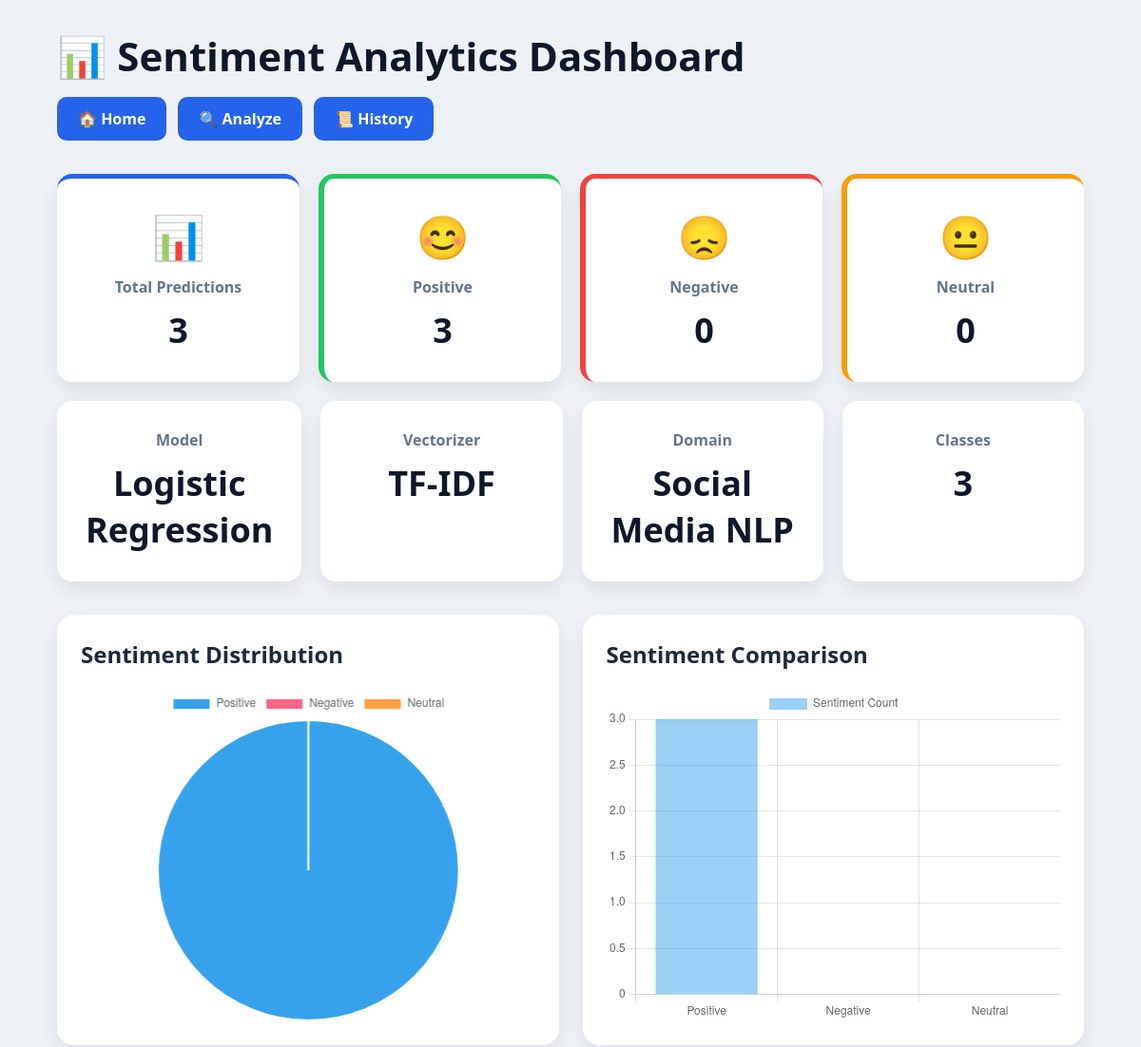
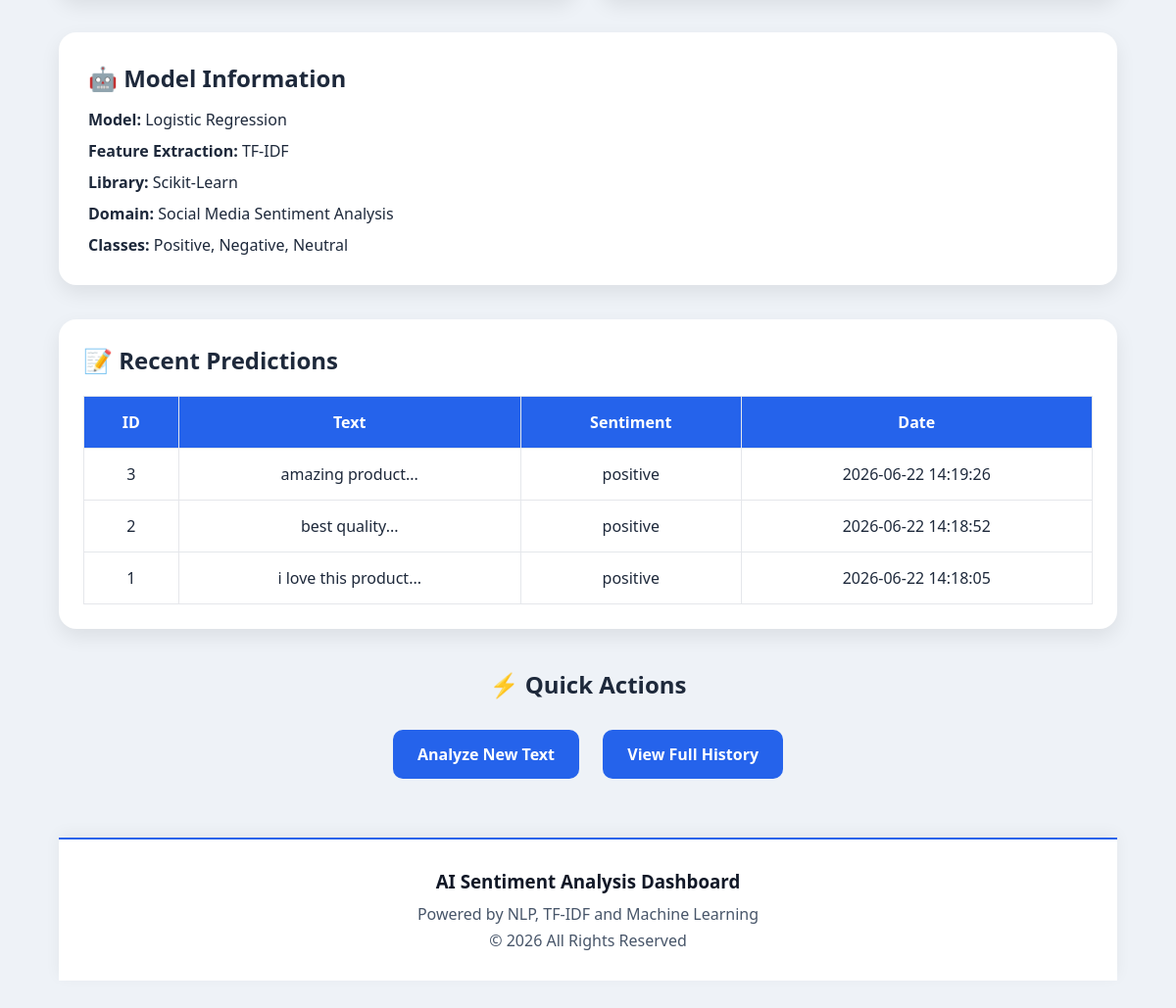
/dashboard, run on the app's committed database (2 pictures, top to bottom).
### tables this page shows
CREATE TABLE history(
    id INTEGER PRIMARY KEY AUTOINCREMENT,
    text TEXT NOT NULL,
    sentiment TEXT NOT NULL,
    created_at TIMESTAMP DEFAULT CURRENT_TIMESTAMP
);

### app.py (the view)
@app.route("/dashboard")
def dashboard():
    conn = sqlite3.connect("database/sentiment.db")
    cursor = conn.cursor()
    cursor.execute("SELECT COUNT(*) FROM history")
    total = cursor.fetchone()[0]
    cursor.execute(
        "SELECT COUNT(*) FROM history WHERE sentiment='positive'"
    )
    positive = cursor.fetchone()[0]
    cursor.execute(
        "SELECT COUNT(*) FROM history WHERE sentiment='negative'"
    )
    negative = cursor.fetchone()[0]
    cursor.execute(
        "SELECT COUNT(*) FROM history WHERE sentiment='neutral'"
    )
    neutral = cursor.fetchone()[0]
    cursor.execute("""
        SELECT id, text, sentiment, created_at
        FROM history
        ORDER BY id DESC
        LIMIT 10
    """)
    recent_predictions = cursor.fetchall()
    conn.close()
    return render_template(
        "dashboard.html",
        total=total,
        positive=positive,
        negative=negative,
        neutral=neutral,
        recent_predictions=recent_predictions
    )

### templates/dashboard.html (shortened to what this page needs)
<!DOCTYPE html>
<html lang="en">
<head>
    <link rel="stylesheet"
          href="{{ url_for('static', filename='dashboard.css') }}">
</head>
<body>
<div class="container">
    <div class="header">
        <h1>📊 Sentiment Analytics Dashboard</h1>
        <div class="header-buttons">
            <a href="/" class="home-btn">
                🏠 Home
            </a>
            <a href="/analyze" class="analyze-btn">
                🔍 Analyze
            </a>
            <a href="/history" class="history-btn">
                📜 History
            </a>
        </div>
    </div>
    <div class="cards">
    <div class="card total">
        <div class="icon">📊</div>
        <h3>Total Predictions</h3>
        <h2>{{ total }}</h2>
    </div>
    <div class="card positive">
        <div class="icon">😊</div>
        <h3>Positive</h3>
        <h2>{{ positive }}</h2>
    </div>
    <div class="card negative">
        <div class="icon">😞</div>
        <h3>Negative</h3>
        <h2>{{ negative }}</h2>
    </div>
    <div class="card neutral">
        <div class="icon">😐</div>
        <h3>Neutral</h3>
        <h2>{{ neutral }}</h2>
    </div>
</div>
    <div class="cards">
        <div class="card">
            <h3>Model</h3>
            <h2>Logistic Regression</h2>
        </div>
        <div class="card">
            <h3>Vectorizer</h3>
            <h2>TF-IDF</h2>
        </div>
        <div class="card">
            <h3>Domain</h3>
            <h2>Social Media NLP</h2>
        </div>
        <div class="card">
            <h3>Classes</h3>
            <h2>3</h2>
        </div>
    </div>
    <div class="chart-container">
        <div class="chart-box">
            <h2>Sentiment Distribution</h2>
            <canvas id="pieChart" width="350" height="350"></canvas>
        </div>
        <div class="chart-box">
            <h2>Sentiment Comparison</h2>
            <canvas id="barChart" width="350" height="350"></canvas>
        </div>
    </div>
    <div class="model-info">
        <h2>🤖 Model Information</h2>
        <p><b>Model:</b> Logistic Regression</p>
        <p><b>Feature Extraction:</b> TF-IDF</p>
        <p><b>Library:</b> Scikit-Learn</p>
        <p><b>Domain:</b> Social Media Sentiment Analysis</p>
        <p><b>Classes:</b> Positive, Negative, Neutral</p>
    </div>
    <div class="history">
        <h2>📝 Recent Predictions</h2>
        <table>
            <tr>
                <th>ID</th>
                <th>Text</th>
                <th>Sentiment</th>
                <th>Date</th>
            </tr>
            {% for row in recent_predictions %}
            <tr>
                <td>{{ row[0] }}</td>
                <td>{{ row[1][:80] }}...</td>
                <td>{{ row[2] }}</td>
                <td>{{ row[3] }}</td>
            </tr>
            {% endfor %}
        </table>
    </div>
    <div class="quick-actions">
        <h2>⚡ Quick Actions</h2>
        <a href="/analyze">
            Analyze New Text
        </a>
        <a href="/history">
            View Full History
        </a>
    </div>
    <footer>
        <h3>AI Sentiment Analysis Dashboard</h3>
        <p>
            Powered by NLP, TF-IDF and Machine Learning
        </p>
        <p>
            © 2026 All Rights Reserved
        </p>
    </footer>
</div>
<script>
const positive = {{ positive }};
const negative = {{ negative }};
const neutral = {{ neutral }};
// Pie Chart
new Chart(
    document.getElementById('pieChart'),
    {
        type: 'pie',
        data: {
            labels: [
                'Positive',
                'Negative',
                'Neutral'
            ],
            datasets: [{
                data: [
                    positive,
                    negative,
                    neutral
                ]
            }]
        }
    }
);
// Bar Chart
new Chart(
    document.getElementById('barChart'),
    {
        type: 'bar',
        data: {
            labels: [
                'Positive',
                'Negative',
                'Neutral'
            ],
            datasets: [{
                label: 'Sentiment Count',
                data: [
                    positive,
                    negative,
                    neutral
                ]
            }]
        }
    }
);
</script>
</body>
</html>

### static/dashboard.css (style rules this page uses)
* { margin: 0; padding: 0; box-sizing: border-box; font-family: 'Segoe UI', sans-serif; }
body { background: #eef2f7; color: #1e293b; }
.container { width: 90%; margin: auto; padding: 30px 0; }
.header { display: flex; justify-content: space-between; align-items: center; margin-bottom: 35px; flex-wrap: wrap; gap: 15px; }
.header h1 { font-size: 42px; font-weight: 800; color: #0f172a; }
.header-buttons { display: flex; gap: 12px; }
.home-btn, .analyze-btn, .history-btn { text-decoration: none; background: #2563eb; color: white; padding: 12px 22px; border-radius: 10px; font-weight: 600; transition: .3s; }
.cards { display: grid; grid-template-columns: repeat(4, 1fr); gap: 20px; margin-bottom: 20px; }
.card { background: white; padding: 28px; border-radius: 18px; text-align: center; box-shadow: 0 8px 20px rgba(0, 0, 0, .08); transition: .3s; }
.card h3 { color: #64748b; margin-bottom: 10px; }
.card h2 { font-size: 32px; color: #0f172a; }
.positive { border-left: 6px solid #22c55e; }
.negative { border-left: 6px solid #ef4444; }
.neutral { border-left: 6px solid #f59e0b; }
.chart-container { display: grid; grid-template-columns: 1fr 1fr; gap: 25px; margin-top: 35px; }
.chart-box { background: white; padding: 25px; border-radius: 18px; box-shadow: 0 8px 20px rgba(0, 0, 0, .08); }
.chart-box h2 { margin-bottom: 20px; }
.chart-box canvas { max-height: 350px !important; }
.model-info { margin-top: 35px; background: white; padding: 30px; border-radius: 18px; box-shadow: 0 8px 20px rgba(0, 0, 0, .08); }
.model-info h2 { margin-bottom: 15px; }
.model-info p { margin-top: 10px; font-size: 16px; }
.history { margin-top: 35px; background: white; padding: 25px; border-radius: 18px; box-shadow: 0 8px 20px rgba(0, 0, 0, .08); }
.history h2 { margin-bottom: 20px; }
table { width: 100%; border-collapse: collapse; }
table th { background: #2563eb; color: white; }
table th, table td { padding: 15px; border: 1px solid #e5e7eb; text-align: center; }
.quick-actions { margin-top: 40px; text-align: center; }
.quick-actions h2 { margin-bottom: 20px; }
.quick-actions a { display: inline-block; margin: 10px; padding: 14px 25px; background: #2563eb; color: white; text-decoration: none; border-radius: 10px; font-weight: 600; transition: .3s; }
footer { margin-top: 50px; text-align: center; padding: 30px; background: white; color: #111827; border-top: 2px solid #2563eb; box-shadow: 0 -4px 15px rgba(0, 0, 0, .05); }
footer h3 { color: #111827; margin-bottom: 10px; }
footer p { color: #475569; margin-top: 5px; }
.card { background: white; padding: 30px; border-radius: 16px; text-align: center; box-shadow: 0 8px 20px rgba(0, 0, 0, .08); transition: 0.3s; }
.icon { font-size: 45px; margin-bottom: 12px; }
.card h3 { color: #64748b; font-size: 16px; margin-bottom: 10px; }
.card h2 { font-size: 36px; font-weight: 700; }
.total { border-top: 5px solid #2563eb; }
.positive { border-top: 5px solid #22c55e; }
.negative { border-top: 5px solid #ef4444; }
.neutral { border-top: 5px solid #f59e0b; }

### data on the page
history: id "3", text "amazing product", sentiment "positive", created_at "2026-06-22 14:19:26"
history: id "2", text "best quality", sentiment "positive", created_at "2026-06-22 14:18:52"
history: id "1", text "i love this product", sentiment "positive", created_at "2026-06-22 14:18:05"

### other printed values
{{ total }} "3"
{{ positive }} "3"
{{ negative }} "0"
{{ neutral }} "0"
chart data {{ positive }} 3
chart data {{ negative }} 0
chart data {{ neutral }} 0
